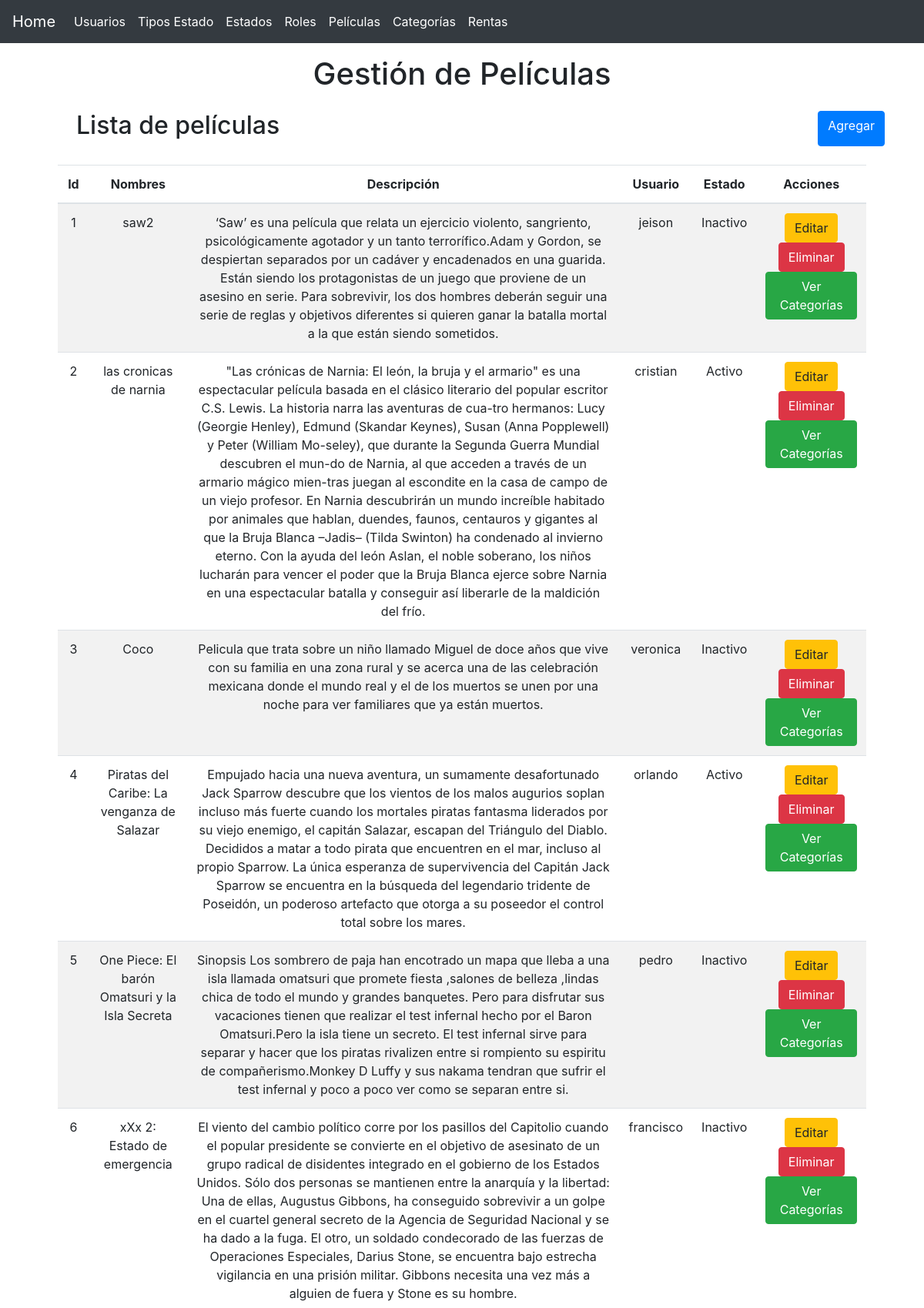
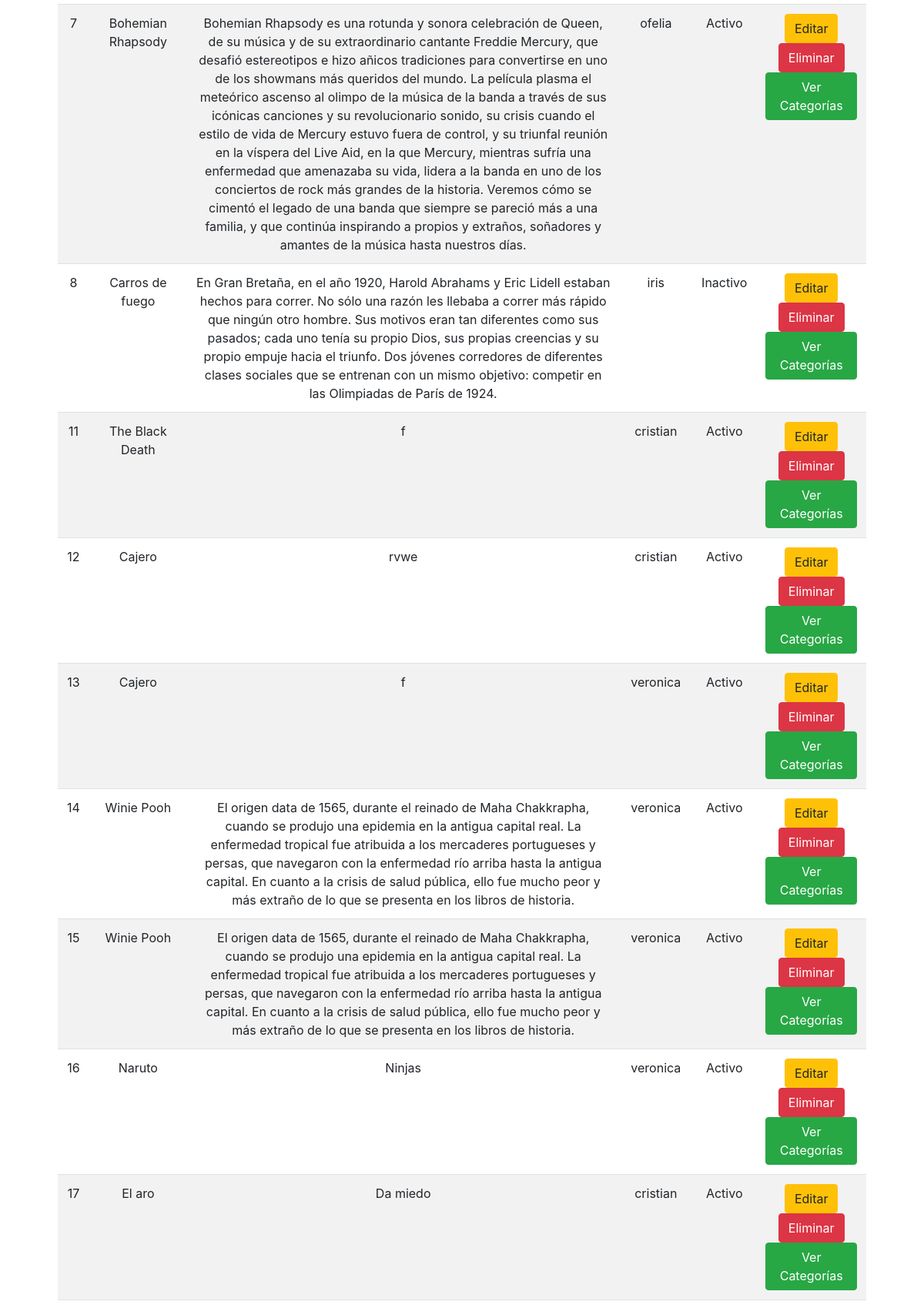
The page /?controller=movie (upper part) on the database its author committed (2 pictures, top to bottom).
### tables this page shows
CREATE TABLE IF NOT EXISTS `movies` (
  `id` int(6) NOT NULL AUTO_INCREMENT,
  `name` varchar(60) NOT NULL,
  `description` varchar(1000) NOT NULL,
  `user_id` int(6) NOT NULL,
  `status_id` int(6) NOT NULL,
  PRIMARY KEY (`id`),
  KEY `user_id` (`user_id`,`status_id`),
  KEY `status_id` (`status_id`)
);

CREATE TABLE IF NOT EXISTS `users` (
  `id` int(11) NOT NULL AUTO_INCREMENT,
  `name` varchar(30) NOT NULL,
  `email` varchar(30) NOT NULL,
  `password` varchar(16) NOT NULL,
  `status_id` int(6) NOT NULL,
  `role_id` int(6) NOT NULL,
  PRIMARY KEY (`id`),
  UNIQUE KEY `email` (`email`),
  KEY `status_id` (`status_id`,`role_id`),
  KEY `role_id` (`role_id`)
);

CREATE TABLE IF NOT EXISTS `statuses` (
  `id` int(6) NOT NULL AUTO_INCREMENT,
  `name` varchar(30) NOT NULL,
  `type_status_id` int(6) NOT NULL,
  PRIMARY KEY (`id`),
  KEY `type_status_id` (`type_status_id`)
);

### controllers/MovieController.php (called while the page is built, shortened)
<?php
require 'models/Movie.php';
class MovieController
{
    private $movieModel;
    public function __construct()
    {
        $this->movieModel = new Movie;
    }
    public function index()
    {
    	$movies = $this->movieModel->getAll();
    	require 'views/layout.php';
    	require 'views/movie/list.php';
    }
}

### models/Movie.php (called while the page is built, shortened)
<?php
class Movie
{
	private $pdo;
	function __construct()
	{
		try {
    		$this->pdo = new Database;
	    } catch (PDOException $e) {
	    	die($e->getMessage());
	    }
	}
	public function getAll()
    {
    	try {
    		$strSql = "SELECT m.*, s.name as estado, u.name as usuario FROM movies m INNER JOIN statuses s ON s.id = m.status_id INNER JOIN users u ON u.id = m.user_id group  by m.id";
    		$query = $this->pdo->select($strSql);
    		return $query;
	    } catch (PDOException $e) {
	    	die($e->getMessage());
	    }
    }
}

### providers/Database.php (called while the page is built, shortened)
<?php
class Database extends PDO
{
    public function select($strSql, $arrayData = array(), $fetchMode = PDO::FETCH_OBJ)
    {
    	$query = $this->prepare($strSql);
    	if( !$query->execute() ) {
    		echo "Error, la consulta no se realizó";
    	} else {
    		return $query->fetchAll($fetchMode);
    	}
    }
}

### views/movie/list.php (the view)
<main class="container">
	<section class="col-md-12 text-center">
		<div class="mt-3">
			<h1>Gestión de Películas</h1>
		</div>
		<div class="col-md-12 m-4 d-flex justify-content-between">
			<h2>Lista de películas</h2>
			<a href="?controller=movie&method=add" class="btn btn-primary">Agregar</a>
		</div>
		<section class="col-md-12 flex-nowrap table-responsive">
			<table class="table table-striped table-hover">
				<thead>
					<tr>
						<th>Id</th>
						<th>Nombres</th>
						<th>Descripción</th>
						<th>Usuario</th>
						<th>Estado</th>
						<th>Acciones</th>
					</tr>
				</thead>
				<tbody>
					<?php foreach($movies as $movie): ?>
						<tr>
							<td><?php echo $movie->id ?></td>
							<td><?php echo $movie->name ?></td>
							<td><?php echo $movie->description ?></td>
							<td><?php echo $movie->usuario ?></td>
							<td><?php echo $movie->estado ?></td>
							<td>
								<a href="?controller=movie&method=edit&id=<?php echo $movie->id?>" class="btn btn-warning" title="Editar Usuario">Editar</a>
								<a href="?controller=movie&method=delete&id=<?php echo $movie->id?>" class="btn btn-danger" title="Eliminar Usuario">Eliminar</a>
								<a href="?controller=movie&method=seeCategories&id=<?php echo $movie->id?>" class="btn btn-success" >Ver Categorías</a>
							</td>
						</tr>
					<?php endforeach ?>
				</tbody>
			</table>
		</section>
	</section>
</main>

### rows shown on the page
movies: id "1", name "saw2", description "‘Saw’ es una película que relata un ejercicio violento, sangriento, psicológicamente agotador y un tanto terrorífico.Adam y Gordon, se despiertan separados por un cadáver y encadenados en una guarida. Están siendo los protagonistas de un juego que proviene de un asesino en serie. Para sobrevivir, los dos hombres deberán seguir una serie de reglas y objetivos diferentes si quieren ganar la batalla mortal a la que están siendo sometidos.", user.name "jeison", status.name "Inactivo"
movies: id "2", name "las cronicas de narnia", description "\"Las crónicas de Narnia: El león, la bruja y el armario\" es una espectacular película basada en el clásico literario del popular escritor C.S. Lewis. La historia narra las aventuras de cua-tro hermanos: Lucy (Georgie Henley), Edmund (Skandar Keynes), Susan (Anna Popplewell) y Peter (William Mo-seley), que durante la Segunda Guerra Mundial descubren el mun-do de Narnia, al que acceden a través de un armario mágico mien-tras juegan al escondite en la casa de campo de un viejo profesor. En Narnia descubrirán un mundo increíble habitado por animales que hablan, duendes, faunos, centauros y gigantes al que la Bruja Blanca –Jadis– (Tilda Swinton) ha condenado al invierno eterno. Con la ayuda del…", user.name "cristian", status.name "Activo"
movies: id "3", name "Coco", description "Pelicula que trata sobre un niño llamado Miguel de doce años que vive con su familia en una zona rural y se acerca una de las celebración mexicana donde el mundo real y el de los muertos se unen por una noche para ver familiares que ya están muertos.", user.name "veronica", status.name "Inactivo"
movies: id "4", name "Piratas del Caribe: La venganza de Salazar", description "Empujado hacia una nueva aventura, un sumamente desafortunado Jack Sparrow descubre que los vientos de los malos augurios soplan incluso más fuerte cuando los mortales piratas fantasma liderados por su viejo enemigo, el capitán Salazar, escapan del Triángulo del Diablo. Decididos a matar a todo pirata que encuentren en el mar, incluso al propio Sparrow. La única esperanza de supervivencia del Capitán Jack Sparrow se encuentra en la búsqueda del legendario tridente de Poseidón, un poderoso artefacto que otorga a su poseedor el control total sobre los mares.", user.name "orlando", status.name "Activo"
movies: id "5", name "One Piece: El barón Omatsuri y la Isla Secreta", description "Sinopsis Los sombrero de paja han encotrado un mapa que lleba a una isla llamada omatsuri que promete fiesta ,salones de belleza ,lindas chica de todo el mundo y grandes banquetes. Pero para disfrutar sus vacaciones tienen que realizar el test infernal hecho por el Baron Omatsuri.Pero la isla tiene un secreto. El test infernal sirve para separar y hacer que los piratas rivalizen entre si rompiento su espiritu de compañerismo.Monkey D Luffy y sus nakama tendran que sufrir el test infernal y poco a poco ver como se separan entre si.", user.name "pedro", status.name "Inactivo"
movies: id "6", name "xXx 2: Estado de emergencia", description "El viento del cambio político corre por los pasillos del Capitolio cuando el popular presidente se convierte en el objetivo de asesinato de un grupo radical de disidentes integrado en el gobierno de los Estados Unidos. Sólo dos personas se mantienen entre la anarquía y la libertad: Una de ellas, Augustus Gibbons, ha conseguido sobrevivir a un golpe en el cuartel general secreto de la Agencia de Seguridad Nacional y se ha dado a la fuga. El otro, un soldado condecorado de las fuerzas de Operaciones Especiales, Darius Stone, se encuentra bajo estrecha vigilancia en una prisión militar. Gibbons necesita una vez más a alguien de fuera y Stone es su hombre.", user.name "francisco", status.name "Inactivo"
movies: id "7", name "Bohemian Rhapsody", description "Bohemian Rhapsody es una rotunda y sonora celebración de Queen, de su música y de su extraordinario cantante Freddie Mercury, que desafió estereotipos e hizo añicos tradiciones para convertirse en uno de los showmans más queridos del mundo. La película plasma el meteórico ascenso al olimpo de la música de la banda a través de sus icónicas canciones y su revolucionario sonido, su crisis cuando el estilo de vida de Mercury estuvo fuera de control, y su triunfal reunión en la víspera del Live Aid, en la que Mercury, mientras sufría una enfermedad que amenazaba su vida, lidera a la banda en uno de los conciertos de rock más grandes de la historia. Veremos cómo se cimentó el legado de una banda…", user.name "ofelia", status.name "Activo"
movies: id "8", name "Carros de fuego", description "En Gran Bretaña, en el año 1920, Harold Abrahams y Eric Lidell estaban hechos para correr. No sólo una razón les llebaba a correr más rápido que ningún otro hombre. Sus motivos eran tan diferentes como sus pasados; cada uno tenía su propio Dios, sus propias creencias y su propio empuje hacia el triunfo. Dos jóvenes corredores de diferentes clases sociales que se entrenan con un mismo objetivo: competir en las Olimpiadas de París de 1924.", user.name "iris", status.name "Inactivo"
movies: id "11", name "The Black Death", description "f", user.name "cristian", status.name "Activo"
movies: id "12", name "Cajero", description "rvwe", user.name "cristian", status.name "Activo"
movies: id "13", name "Cajero", description "f", user.name "veronica", status.name "Activo"
movies: id "14", name "Winie Pooh", description "El origen data de 1565, durante el reinado de Maha Chakkrapha, cuando se produjo una epidemia en la antigua capital real. La enfermedad tropical fue atribuida a los mercaderes portugueses y persas, que navegaron con la enfermedad río arriba hasta la antigua capital. En cuanto a la crisis de salud pública, ello fue mucho peor y más extraño de lo que se presenta en los libros de historia.", user.name "veronica", status.name "Activo"
movies: id "15", name "Winie Pooh", description "El origen data de 1565, durante el reinado de Maha Chakkrapha, cuando se produjo una epidemia en la antigua capital real. La enfermedad tropical fue atribuida a los mercaderes portugueses y persas, que navegaron con la enfermedad río arriba hasta la antigua capital. En cuanto a la crisis de salud pública, ello fue mucho peor y más extraño de lo que se presenta en los libros de historia.", user.name "veronica", status.name "Activo"
movies: id "16", name "Naruto", description "Ninjas", user.name "veronica", status.name "Activo"
movies: id "17", name "El aro", description "Da miedo", user.name "cristian", status.name "Activo"
